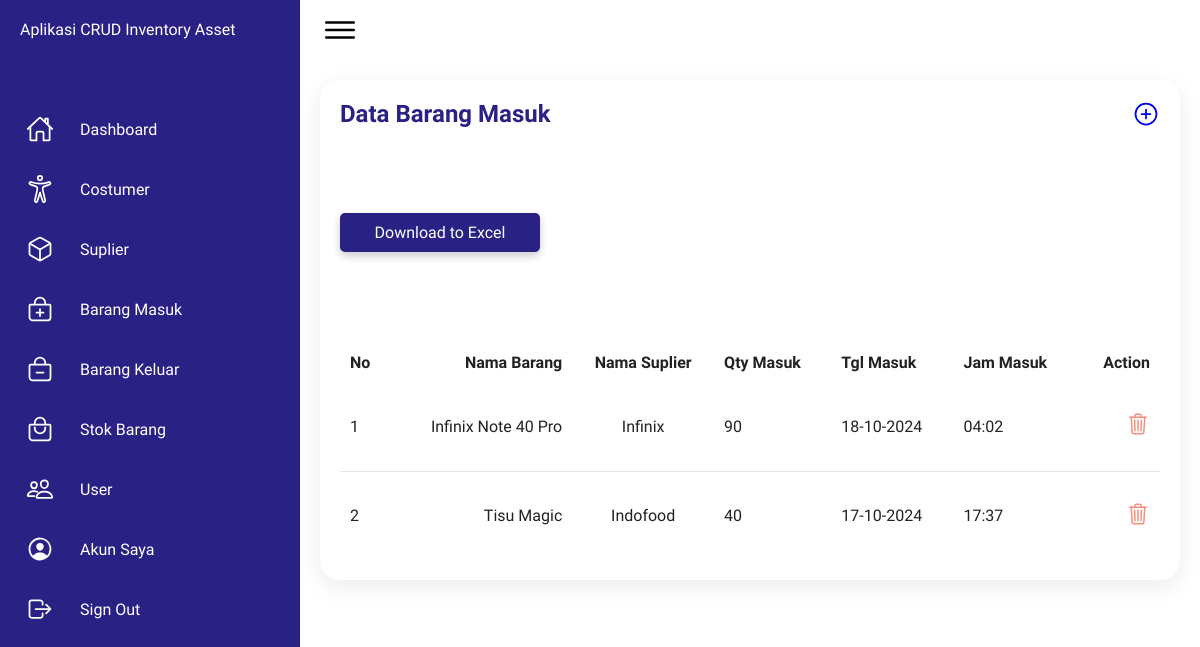
Page /website/app/barangMasuk (signed in) on the earlier database version.
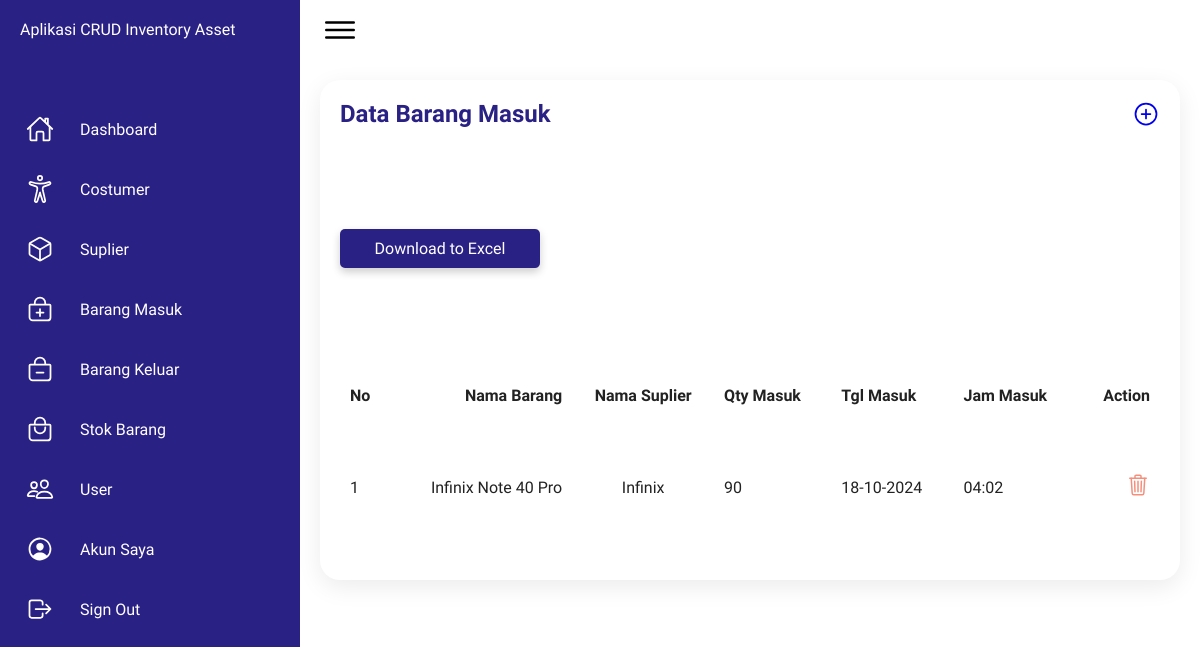
Same page on the later database version.
### tables this page shows
CREATE TABLE `barangmasuk` (
  `idMasuk` int(255) NOT NULL,
  `idSuplier` int(255) NOT NULL,
  `idBarang` int(255) NOT NULL,
  `qtyMasuk` int(255) NOT NULL,
  `tglMasuk` date NOT NULL,
  `jamMasuk` varchar(100) NOT NULL
);

CREATE TABLE `data_barang` (
  `idBarang` int(255) NOT NULL,
  `namaBarang` varchar(1000) NOT NULL,
  `hargaBarang` int(255) NOT NULL,
  `satuanBarang` varchar(1000) NOT NULL,
  `qtyBarang` int(255) NOT NULL,
  `idSuplier` int(255) NOT NULL
);

CREATE TABLE `suplier` (
  `idSuplier` int(255) NOT NULL,
  `namaSuplier` varchar(1000) NOT NULL,
  `kontakSuplier` varchar(1000) NOT NULL,
  `alamatSuplier` text NOT NULL
);

### website/app/barangMasuk/index.php (the view, shortened to what this page needs)
<!DOCTYPE html>
<html lang="en">
    <head>
        <link rel="stylesheet" href="../../css/dashboard.css">
    </head>
    <body>
        <div class="container">
            <div class="navigation">
                <ul>
                    <li>
                        <a href="#">
                            <span class="title">Aplikasi CRUD Inventory Asset</span>
                        </a>
                    </li>
                    <li>
                        <a href="../beranda">
                            <span class="icon">
                                <ion-icon name="home-outline"></ion-icon>
                            </span>
                            <span class="title">Dashboard</span>
                        </a>
                    </li>
                    <li>
                        <a href="../costumer">
                            <span class="icon">
                                <ion-icon name="accessibility-outline"></ion-icon>
                            </span>
                            <span class="title">Costumer</span>
                        </a>
                    </li>
                    <li>
                        <a href="../suplier">
                            <span class="icon">
                                <ion-icon name="cube-outline"></ion-icon>
                            </span>
                            <span class="title">Suplier</span>
                        </a>
                    </li>
                    <li>
                        <a href="#">
                            <span class="icon">
                                <ion-icon name="bag-add-outline"></ion-icon>
                            </span>
                            <span class="title">Barang Masuk</span>
                        </a>
                    </li>
                    <li>
                        <a href="../barangKeluar">
                            <span class="icon">
                                <ion-icon name="bag-remove-outline"></ion-icon>
                            </span>
                            <span class="title">Barang Keluar</span>
                        </a>
                    </li>
                    <li>
                        <a href="../stokBarang">
                            <span class="icon">
                                <ion-icon name="bag-handle-outline"></ion-icon>
                            </span>
                            <span class="title">Stok Barang</span>
                        </a>
                    </li>
                    <li>
                        <a href="../user">
                            <span class="icon">
                                <ion-icon name="people-outline"></ion-icon>
                            </span>
                            <span class="title">User</span>
                        </a>
                    </li>
                    <li>
                        <a href="../account">
                            <span class="icon">
                                <ion-icon name="person-circle-outline"></ion-icon>
                            </span>
                            <span class="title">Akun Saya</span>
                        </a>
                    </li>
                    <li>
                        <a href="#" id="showModal">
                            <span class="icon">
                                <ion-icon name="log-out-outline"></ion-icon>
                            </span>
                            <span class="title">Sign Out</span>
                        </a>
                    </li>
                </ul>
            </div>
            <div class="main">
                <div class="topbar">
                    <div class="toggle">
                        <ion-icon name="menu-outline"></ion-icon>
                    </div>
                </div>
                <div class="details" style="display: block;">
                    <div class="recentOrders">
                        <div class="cardHeader">
                            <h2>Data Barang Masuk</h2>
                            <a href="input.php">
                                <ion-icon style="font-size: 1.75rem;" name="add-circle-outline"></ion-icon>
                            </a>
                        </div>
                        <button type="submit" onclick="downloadfile()" class="download-button">Download to Excel</button>
                        <?php
                            require '../../config.php';
                            try {
                                $stmt = $pdo->prepare("SELECT * FROM data_barang INNER JOIN barangmasuk ON data_barang.idBarang = barangmasuk.idBarang INNER JOIN suplier ON barangmasuk.idSuplier = suplier.idSuplier");
                                $stmt->execute();
                                $dataMasuks = $stmt->fetchAll(PDO::FETCH_ASSOC);
                                $no = 1;
                            } catch (PDOException $e) {
                                error_log("Database error: " . $e->getMessage());
                                echo "Terjadi kesalahan. Silakan coba lagi nanti.";
                                exit();
                            }
                        ?>
                        <table>
                            <thead>
                                <tr>
                                    <td>No</td>
                                    <td>Nama Barang</td>
                                    <td>Nama Suplier</td>
                                    <td>Qty Masuk</td>
                                    <td>Tgl Masuk</td>
                                    <td>Jam Masuk</td>
                                    <td>Action</td>
                                </tr>
                            </thead>
                            <tbody>
                                <?php if ($dataMasuks): ?>
                                    <?php foreach ($dataMasuks as $masuk): ?>
                                        <tr>
                                            <td><?php echo $no++ ?></td>
                                            <td><?php echo htmlspecialchars($masuk['namaBarang']); ?></td>
                                            <td><?php echo htmlspecialchars($masuk['namaSuplier']); ?></td>
                                            <td><?php echo htmlspecialchars($masuk['qtyMasuk']); ?></td>
                                            <td><?php echo htmlspecialchars(date('d-m-Y', strtotime($masuk['tglMasuk']))); ?></td>
                                            <td><?php echo htmlspecialchars($masuk['jamMasuk']); ?></td>
                                            <td>
                                                <a style="color: #f58f7c;" href="#" class="showDeleteModal" data-id="<?php echo htmlspecialchars($masuk['idMasuk']); ?>" data-nama="<?php echo htmlspecialchars($masuk['namaBarang']); ?>">
                                                    <ion-icon name="trash-outline" style="font-size: 1.50rem;"></ion-icon>
                                                </a>
                                            </td>
                                        </tr>
                                    <?php endforeach; ?>
                                <?php else: ?>
                                    <tr>
                                        <td colspan="7">Tidak ada data barang masuk.</td>
                                    </tr>
                                <?php endif; ?>
                            </tbody>
                        </table>
                    </div>
                </div>
            </div>
        </div>
    </body>
</html>

### website/css/dashboard.css (style rules this page uses)
* { font-family: "Ubuntu", sans-serif; margin: 0; padding: 0; box-sizing: border-box; }
:root { --blue: #2a2185; --white: #fff; --gray: #f5f5f5; --black1: #222; --black2: #999; }
body { min-height: 100vh; overflow-x: hidden; }
.container { position: relative; width: 100%; }
.navigation { position: fixed; width: 300px; height: 100%; background: var(--blue); border-left: 10px solid var(--blue); transition: 0.5s; overflow: hidden; }
.navigation ul { position: absolute; top: 0; left: 0; width: 100%; }
.navigation ul li { position: relative; width: 100%; list-style: none; border-top-left-radius: 30px; border-bottom-left-radius: 30px; }
.navigation ul li:nth-child(1) { margin-bottom: 40px; pointer-events: none; }
.navigation ul li a { position: relative; display: block; width: 100%; display: flex; text-decoration: none; color: var(--white); }
.navigation ul li a .icon { position: relative; display: block; min-width: 60px; height: 60px; line-height: 75px; text-align: center; }
.navigation ul li a .icon ion-icon { font-size: 1.75rem; }
.navigation ul li a .title { position: relative; display: block; padding: 0 10px; height: 60px; line-height: 60px; text-align: start; white-space: nowrap; }
.main { position: absolute; width: calc(100% - 300px); left: 300px; min-height: 100vh; background: var(--white); transition: 0.5s; }
.topbar { width: 100%; height: 60px; display: flex; justify-content: space-between; align-items: center; padding: 0 10px; }
.toggle { position: relative; width: 60px; height: 60px; display: flex; justify-content: center; align-items: center; font-size: 2.5rem; cursor: pointer; }
.details { position: relative; width: 100%; padding: 20px; display: grid; grid-template-columns: 2fr 1fr; grid-gap: 30px; }
.details .recentOrders { position: relative; display: grid; min-height: 500px; background: var(--white); padding: 20px; box-shadow: 0 7px 25px rgba(0, 0, 0, 0.08); border-radius: 20px; }
.details .cardHeader { display: flex; justify-content: space-between; align-items: flex-start; }
.cardHeader h2 { font-weight: 600; color: var(--blue); }
.details table { width: 100%; border-collapse: collapse; margin-top: 10px; }
.details table thead td { font-weight: 600; }
.details .recentOrders table tr { color: var(--black1); border-bottom: 1px solid rgba(0, 0, 0, 0.1); }
.details .recentOrders table tr:last-child { border-bottom: none; }
.details .recentOrders table tr td { padding: 10px; }
.details .recentOrders table tr td:last-child { text-align: end; }
.details .recentOrders table tr td:nth-child(2) { text-align: end; }
.details .recentOrders table tr td:nth-child(3) { text-align: center; }

### website/app/barangMasuk/index.php (style rules this page uses)
.download-button { cursor: pointer; background-color: #2a2185; color: white; border: none; width: 200px; height: min-content; border-radius: 5px; padding: 10px 20px; font-size: 16px; transition: background-color 0.3s, transform 0.3s; box-shadow: 0 4px 8px rgba(0, 0, 0, 0.2); }

Differences in the rows shown:
removed barangmasuk: idBarang.namaBarang "Tisu Magic", idSuplier.namaSuplier "Indofood", qtyMasuk "40", tglMasuk "17-10-2024", jamMasuk "17:37"
